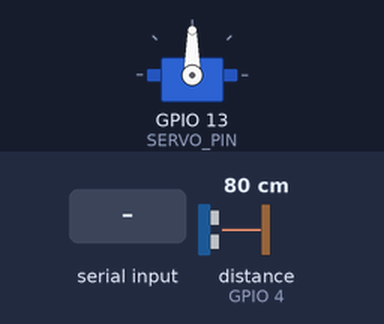
Bench run of a sketch on a simulated ESP32. On the bench: servo. The test bench sets the inputs (shaded band); at power-on: distance to the obstacle (sensor on GPIO 4) 80 cm. The echo pulse lasts 58.3 µs per cm; what the sketch prints to the serial monitor is not drawn.

Above: at 1.7 s.
1.8 s: "S" received over Serial
At 1.95 s:
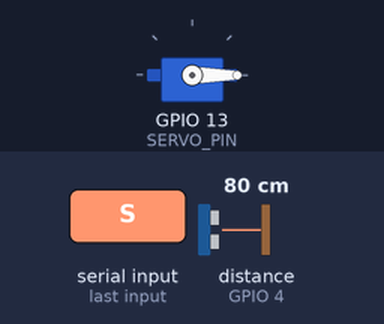
At 2.56 s:
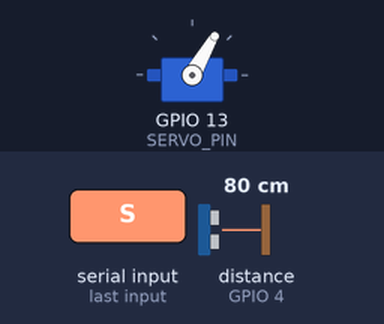
4.8 s: "s" received over Serial
At 5.26 s:
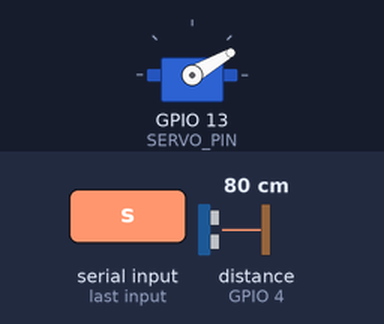
Timing chart, 0 to 8.4 s (numbered marks = the images above; inputs shaded):
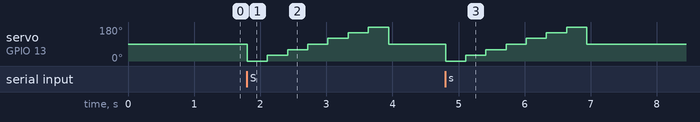

Measured:
- after the input at 1.8 s, servo on GPIO 13 (SERVO_PIN): 90° → 0° at once, → 30° 0.31 s later, → 60° 0.31 s later, → 90° 0.31 s later, … (8 changes in this stretch)
- after the input at 4.8 s, servo on GPIO 13 (SERVO_PIN): 90° → 0° at once, → 30° 0.31 s later, → 60° 0.31 s later, → 90° 0.31 s later, … (8 changes in this stretch)

The sketch:

stage6_scan.ino
```cpp
// ============================================================
// STAGE 6 — COMBINED SCAN (Servo + HC-SR04)
// Bot 1 | ESP32 + SG90 + HC-SR04
// ============================================================
// PURPOSE:
//   Rotate servo through 7 angles, take a distance reading
//   at each angle. Print a scan table to Serial Monitor.
//   This is the obstacle mapping sub-system.
//
// CONNECTIONS:
//   TRIG  → GPIO 5
//   ECHO  → GPIO 4  (via 1kΩ/2kΩ voltage divider)
//   Servo → GPIO 13 (external 5V)
//
// HOW TO USE:
//   1. Upload, open Serial Monitor at 115200
//   2. Send 'S' to run a single scan
//   3. Check that distances change when you place objects at different angles
//
// PASS CRITERIA:
//   ✓ Servo moves to each position before reading
//   ✓ Distances are plausible (not all 0 or -1)
//   ✓ Obstacle in one direction shows as shorter distance at that angle
// ============================================================

#include <ESP32Servo.h>

// --- Ultrasonic Pins ---
#define TRIG_PIN   5
#define ECHO_PIN   4

// --- Servo Pin ---
#define SERVO_PIN  13

// --- Scan configuration ---
const int SCAN_ANGLES[]   = {0, 30, 60, 90, 120, 150, 180};
const int NUM_ANGLES      = sizeof(SCAN_ANGLES) / sizeof(SCAN_ANGLES[0]);
#define SETTLE_TIME_MS     300   // time for servo to settle before reading
#define MAX_RANGE_CM       200.0f

// ============================================================

Servo myServo;

struct ScanResult {
  int   angle;
  float distanceCm;
};

ScanResult scanData[7];

// ============================================================

float readDistance()
{
  digitalWrite(TRIG_PIN, LOW);
  delayMicroseconds(2);
  digitalWrite(TRIG_PIN, HIGH);
  delayMicroseconds(10);
  digitalWrite(TRIG_PIN, LOW);

  long duration = pulseIn(ECHO_PIN, HIGH, 30000);
  if (duration == 0) return -1.0f;
  return (duration * 0.0343f) / 2.0f;
}

// ============================================================

void runScan()
{
  Serial.println();
  Serial.println("============================");
  Serial.println("  OBSTACLE SCAN STARTING");
  Serial.println("============================");

  for (int i = 0; i < NUM_ANGLES; i++)
  {
    int angle = SCAN_ANGLES[i];

    myServo.write(angle);
    delay(SETTLE_TIME_MS);  // wait for servo to reach position

    float dist = readDistance();

    scanData[i].angle      = angle;
    scanData[i].distanceCm = dist;

    Serial.print("  Angle: ");
    Serial.print(angle);
    Serial.print("°  →  ");

    if (dist < 0 || dist > MAX_RANGE_CM)
      Serial.println("CLEAR (no obstacle)");
    else
    {
      Serial.print(dist, 1);
      Serial.println(" cm");
    }
  }

  // Return servo to center
  myServo.write(90);

  // Print summary table
  Serial.println();
  Serial.println("--- SCAN SUMMARY ---");
  Serial.println("  Angle  |  Distance");
  Serial.println("  -------+-----------");
  for (int i = 0; i < NUM_ANGLES; i++)
  {
    Serial.print("   ");
    if (scanData[i].angle < 100) Serial.print(" ");
    if (scanData[i].angle < 10)  Serial.print(" ");
    Serial.print(scanData[i].angle);
    Serial.print("°   |  ");

    if (scanData[i].distanceCm < 0 || scanData[i].distanceCm > MAX_RANGE_CM)
      Serial.println("CLEAR");
    else
    {
      Serial.print(scanData[i].distanceCm, 1);
      Serial.println(" cm");
    }
  }
  Serial.println();
  Serial.println("Send 'S' to scan again.");
}

// ============================================================

void setup()
{
  Serial.begin(115200);

  pinMode(TRIG_PIN, OUTPUT);
  pinMode(ECHO_PIN, INPUT);

  myServo.attach(SERVO_PIN, 500, 2400);
  myServo.write(90);  // center on startup

  Serial.println();
  Serial.println("=========================================");
  Serial.println("  STAGE 6 — COMBINED SCAN");
  Serial.println("=========================================");
  Serial.println("  TRIG→GPIO5  ECHO→GPIO4  Servo→GPIO13");
  Serial.println();
  Serial.println("Send 'S' to start a scan.");
  Serial.println();

  delay(500);
}

// ============================================================

void loop()
{
  if (Serial.available())
  {
    char cmd = Serial.read();
    if (cmd == 'S' || cmd == 's')
      runScan();
  }
}
```
